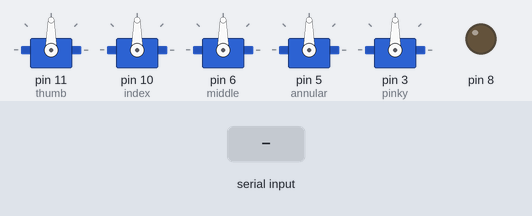
The sketch below on a simulated Arduino Uno, built with avr-gcc and run on an emulated ATmega328P. Shown: 5 × servo, output pins drawn as LEDs (lit = HIGH). The inputs (shaded band) are chosen by the test bench.

Above: at 1.2 s.
1.3 s: "<" received over the second serial link
At 2.2 s:
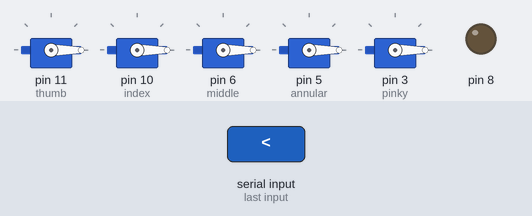
Timing chart, 0 to 4.3 s (numbered marks = the images above; inputs shaded):
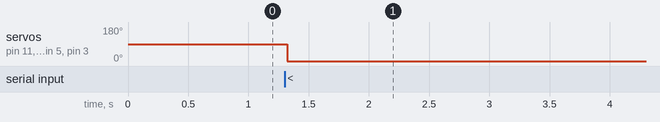

The sketch:

main.ino
```cpp
#include <Servo.h>
#include <SoftwareSerial.h>
SoftwareSerial xbee(10,11);

Servo thumb;
Servo index;
Servo middle;
Servo annular;
Servo pinky;

byte Start;
int anglethumb=0;
int angleindex=0;
int anglemiddle=0;
int angleannular=0;
int anglepinky=0;

void setup() {
  pinMode(9,INPUT);
  pinMode(8,OUTPUT);
  xbee.begin(9600);
  thumb.attach(11);
  index.attach(10);
  middle.attach(6);
  annular.attach(5);
  pinky.attach(3);
  }

void loop() {
  if(xbee.available()) {

    thumb.detach();
    index.detach();
    middle.detach();
    annular.detach();
    pinky.detach();
    Start = xbee.read();
    anglethumb = xbee.read();
    angleindex = xbee.read();
    anglemiddle = xbee.read();
    angleannular = xbee.read();
    anglepinky = xbee.read();


    if(Start == '<')  {
      thumb.attach(11);
      index.attach(10);
      middle.attach(6);
      annular.attach(5);
      pinky.attach(3);
      thumb.write(anglethumb);
      index.write(angleindex);
      middle.write(anglemiddle);
      annular.write(angleannular);
      pinky.write(anglepinky);
    }
  }
  delay(30);

}
```

Measured:
- after the input at 1.3 s, servo on pin 11 (thumb), servo on pin 10 (index), servo on pin 6 (middle), servo on pin 5 (annular), servo on pin 3 (pinky): 90° → 0° at once
